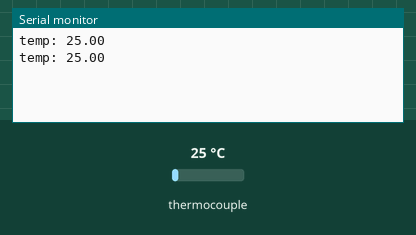
A sketch run on a simulated Arduino Uno, built with avr-gcc and run on an emulated ATmega328P. Parts: the last lines printed to the serial monitor. Inputs (shaded band) come from the test bench; at power-on: thermocouple 25 °C.

Above: at 1.8 s.
1.9 s: thermocouple set to 6 °C
At 2.5 s:
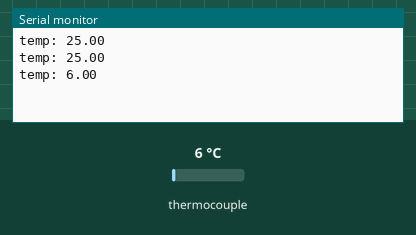
3.4 s: thermocouple set to 75 °C
At 4.8 s:
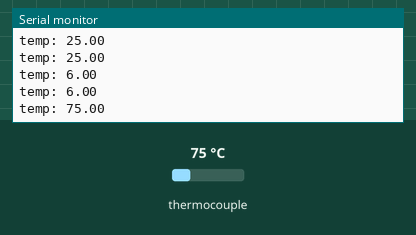
Timing chart, 0 to 6.4 s (numbered marks = the images above; inputs shaded):
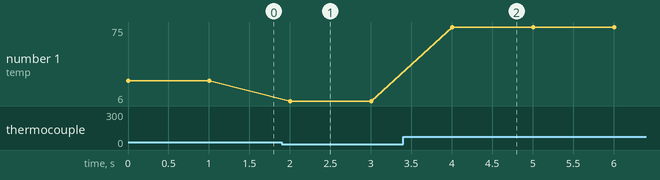

The sketch:

Sensor_MAX31865_Basic_me.ino
```cpp
#include <Adafruit_MAX31865.h>

/*
  10->CS
  11->SDI
  12->SDO
  13->CLK
  3V3->3V3
*/
Adafruit_MAX31865 thermo = Adafruit_MAX31865(10);

#define RREF 430.0
#define RNOMINAL 100.0

void setup() {
  // put your setup code here, to run once:
  Serial.begin(9600);
  thermo.begin(MAX31865_2WIRE);
}

void loop() {
  // put your main code here, to run repeatedly:
  float temp = thermo.temperature(RNOMINAL, RREF);
  Serial.print("temp: ");
  Serial.println(temp);
  delay(1000);
}
```

Measured:
- after the input at 1.9 s, the serial monitor: prints a new line after 0.10 s (image 1)
- after the input at 3.4 s, the serial monitor: prints a new line after 0.61 s (image 2)
- plotted number 1: 25 → 6 after the input at 1.9 s, 6 → 75 after the input at 3.4 s
